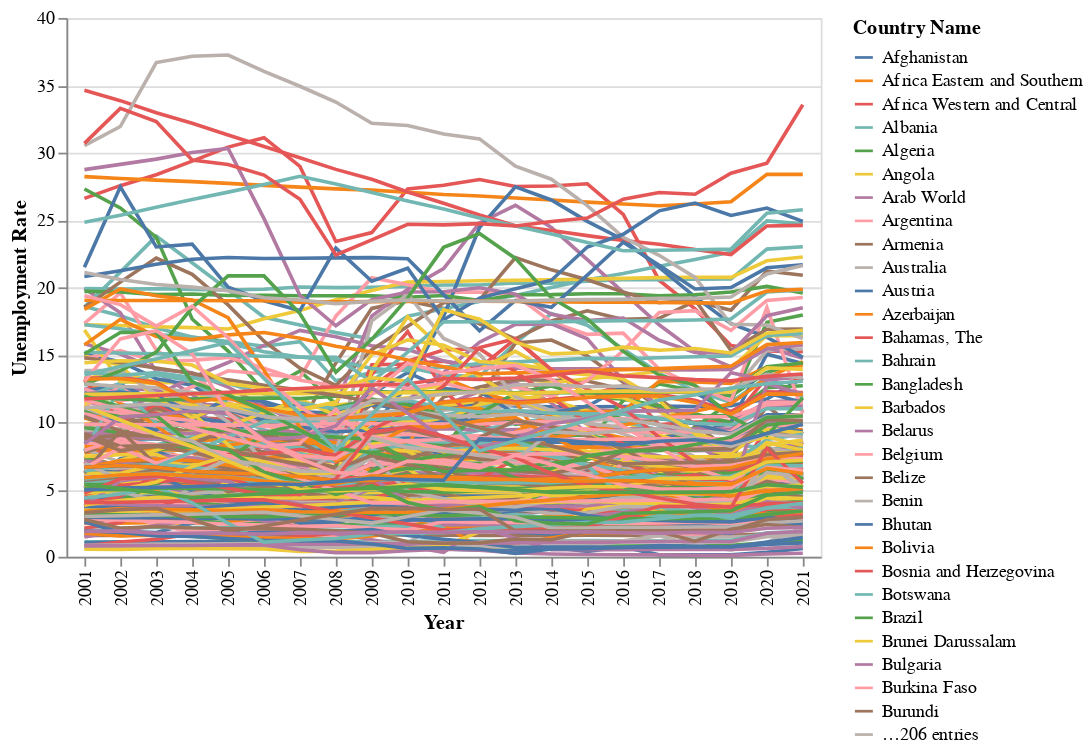

Notebook cell for this chart:
### Markdown cell above
Let's try to plot each country. This will produce a very crowded line graph which is not easy to interpret.

### Code cell
warnings.filterwarnings('ignore')

# Unfortunately, Altair version in Google Collab does not support selection_point()
# selection = alt.selection_point(fields=['Country Name'], bind='legend')

line_all = alt.Chart(source).mark_line().encode(
    x='Year',
    y='Unemployment Rate',
    color=alt.Color("Country Name")
    #tooltip=['Country Name'],
    #opacity=alt.when(selection).then(alt.value(1)).otherwise(alt.value(0.2))
)

line_all

### Figure 1 — Vega-Lite specification as saved in the notebook (floating-point values rounded to 4 significant figures; data arrays with more than 128 entries replaced by an {"elided": "..."} marker saying what was removed)
{"config": {"view": {"continuousWidth": 400, "continuousHeight": 300}}, "data": {"name": "data-68a4311627ab28e44911b1d070c8d7de"}, "mark": "line", "encoding": {"color": {"field": "Country Name", "type": "nominal"}, "x": {"field": "Year", "type": "nominal"}, "y": {"field": "Unemployment Rate", "type": "quantitative"}}, "$schema": "https://vega.github.io/schema/vega-lite/v4.17.0.json", "datasets": {"data-68a4311627ab28e44911b1d070c8d7de": {"elided": "4935 records"}}}
